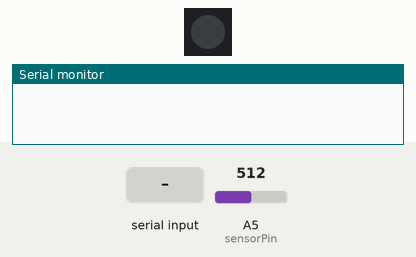
Recording of a sketch running on a simulated Arduino Uno, built with avr-gcc and run on an emulated ATmega328P. Parts: 1 RGB LEDs in strip order, left to right, the last lines printed to the serial monitor. The inputs (shaded band) are chosen by the test bench; at power-on: A5 (sensorPin) = 512. Dim RGB values are drawn brighter than linear.

Above: at 1.2 s.
1.3 s: A5 (sensorPin) set to 570
At 1.38 s:
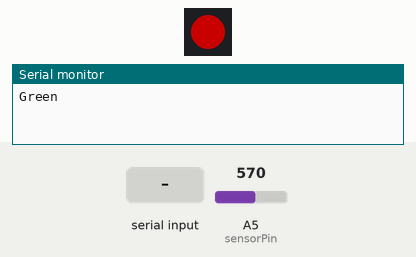
4.3 s: A5 (sensorPin) set to 590
At 4.93 s:
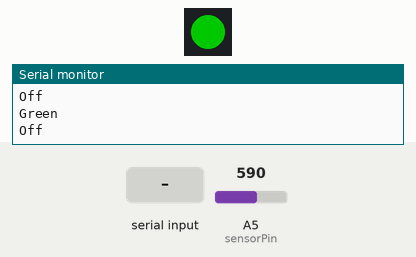
7.3 s: "<90,45,200>" received over Serial
10.3 s: "<90,45>" received over Serial
13.3 s: A5 (sensorPin) set to 580
At 14.59 s:
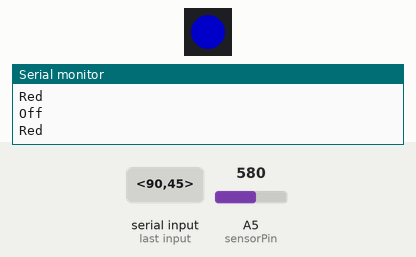
16.3 s: A5 (sensorPin) set to 716
Timing chart, 0 to 20.3 s (numbered marks = the images above; inputs shaded):
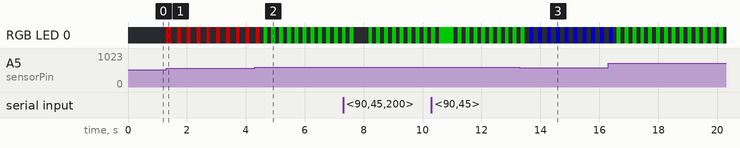

Measured:
- the behaviour switches between 581 and 580 on A5 (sensorPin) (found by bisection; images 2 and 3)
- after the input at 1.3 s, RGB LED 0: alternates RGB(100, 0, 0) for 0.13 s and off for 0.20 s, starting at once

The sketch:

arduino.ino
```cpp
/*///code using only digital input and output --first iterations
///this part of the code taken from https://www.instructables.com/id/Arduino-Sound-Sensor-with-LED/
int soundSensor=2;  //Sound Sensor Port
int LED=4;  //LED Port
boolean LEDStatus=false;

void setup() {
 pinMode(soundSensor,INPUT);
 pinMode(LED,OUTPUT);
 Serial.begin(115200);

}

void loop() {

  int SensorData=analogRead(soundSensor);
  Serial.print("SensorData= ");
  Serial.println(SensorData);
  if(SensorData==1){

    if(LEDStatus==false){
        LEDStatus=true;
        digitalWrite(LED,HIGH);
    }
    else{
        LEDStatus=false;
        digitalWrite(LED,LOW);
    }
  }
 } */

//Below code is for using sound strength to to change the color of LED
//Also, analog reading of the sensor is used differentiate sound level
//for changing the colors, used WS2812 LED with Adafruit NeoPixel library
//If the library is not installed, code will show errors

 #include <Adafruit_NeoPixel.h>

// Serial I/O based on example http://forum.arduino.cc/index.php?topic=396450

// Serial communication parameters
const byte numChars = 32;
char receivedChars[numChars];
char tempChars[numChars];
int messageFromPC = 0; //Parameter to receive input sound strength from
boolean newData = false; // Parameter to if any new data received from serial port

//set the led related paramters
const byte numLeds = 1;
const byte brightness = 100;
Adafruit_NeoPixel led = Adafruit_NeoPixel(numLeds, 7); // 7 here corresponds to Arduino port connected to the data in of the ws2182 LED


int sensorPin = A5; // select the analog input pin of Arduino connected to the sound sensor AO
int ledPin = 7; // select the pin for the LED data-in
int sensorValue = 0; // variable to store the value coming from the sensor
boolean LEDStatus=false;
int colorSetting = 0; // to set the color for the LED
void setup ()
{
  pinMode(ledPin, OUTPUT);
  Serial.begin (300);
  led.begin();
  led.setPixelColor(1, 255, 0, 0);
  led.setBrightness(brightness);
  led.show();
  pinMode(sensorPin, INPUT);
}
void loop ()
{

  // Process serial communication
  recvWithStartEndMarkers();
  sensorValue = analogRead(sensorPin); // read Analog output of sensor, generates values between 0 and 1024

  // If we received input from serial port, process it
  if (newData == true)
  {
    strcpy(tempChars, receivedChars);
    parseData();

    // Debug: print parsed command to serial
    //showParsedData();
    sensorValue = messageFromPC;//Overwriting the measured sensor value with message from the serial port
    //Serial.print("Overwriting the measured sensor value with message from PC");
    //Serial.println(sensorValue);
    newData = false;
  }


  // Code for changing the colorSetting based on measured/received sensor value
  // if sensor value exceeds a predefined threshold, if the LED is OFF, assign the corresponding colorsetting value and send HIGH on data-in of WS2812 LED
  // if sensor value exceeds a predefined threshold, if the LED is ON, assign the corresponding colorsetting value and send LOW on data-in of WS2812 LED
  if(sensorValue>580){

    if(LEDStatus==false){
        LEDStatus=true;
        digitalWrite(ledPin,HIGH);
        colorSetting=1;

    }else{
        LEDStatus=false;
        digitalWrite(ledPin,LOW);
        colorSetting=0;
    }
  }else if(sensorValue>570){

    if(LEDStatus==false){
        LEDStatus=true;
        digitalWrite(ledPin,HIGH);
        colorSetting=2;
    }else{
        LEDStatus=false;
       digitalWrite(ledPin,LOW);
       colorSetting=0;
    }
  }else if(sensorValue>560){
    if(LEDStatus==false){
        LEDStatus=true;
        digitalWrite(ledPin,HIGH);
        colorSetting=3;
    }else{

        LEDStatus=false;
        digitalWrite(ledPin,LOW);
        colorSetting=0;
    }

  }

  // Using switch statement to set the color of the LED
 switch (colorSetting){
    case 0:{
      led.setPixelColor(0, 0, 0, 0);
       if(sensorValue>560){
         Serial.print("Off\n");
        }
      break;
    }
    case 1:{
      led.setPixelColor(0, 0, 255, 0);
      Serial.print("Red\n");
      //Serial.print("ColorSetting 1\n");

      break;

    }
    case 2:{
      led.setPixelColor(0, 0, 0, 255);
      Serial.print("Blue\n");
      //Serial.print("ColorSetting 2\n");

      break;

    }
    case 3:{
      led.setPixelColor(0, 255, 0, 0);
      Serial.print("Green\n");
     // Serial.print("Sound intensity is low: Light color is Green\n");
     // Serial.print("ColorSetting 3\n");
      break;}
  }
 led.setBrightness(brightness);
 led.show();

}

// processing the received serial data
void recvWithStartEndMarkers()
{
  static boolean recvInProgress = false;
  static byte ndx = 0;
  char startMarker = '<';
  char endMarker = '>';
  char rc;

  while (Serial.available() > 0 && newData == false)
  {
    rc = Serial.read();// read the received character from the serial port

    if (recvInProgress == true)
    {// receive the data until ends with the character '>'
      if (rc != endMarker)
      {
        receivedChars[ndx] = rc;
        ndx++;
        if (ndx >= numChars)
        {
          ndx = numChars - 1;
        }
      }
      else
      {
        receivedChars[ndx] = '\0'; // terminate the string
        recvInProgress = false;
        ndx = 0;
        newData = true;
        Serial.println(receivedChars);
      }
    }

    else if (rc == startMarker)// after the first  '<' characters receive the data
    {
      recvInProgress = true;
    }
  }
}

void parseData()
{                   // split the data into its parts
  char *strtokIndx; // this is used by strtok() as an index
  strtokIndx = strtok(tempChars, ","); // get the first part - the string
  messageFromPC = atoi(strtokIndx); // convert this part to an integer
  strtokIndx = strtok(NULL, ",");   // this continues where the previous call left off
}

void showParsedData()
{
  Serial.print("Message \n");
  Serial.println(messageFromPC, DEC);
}
```
